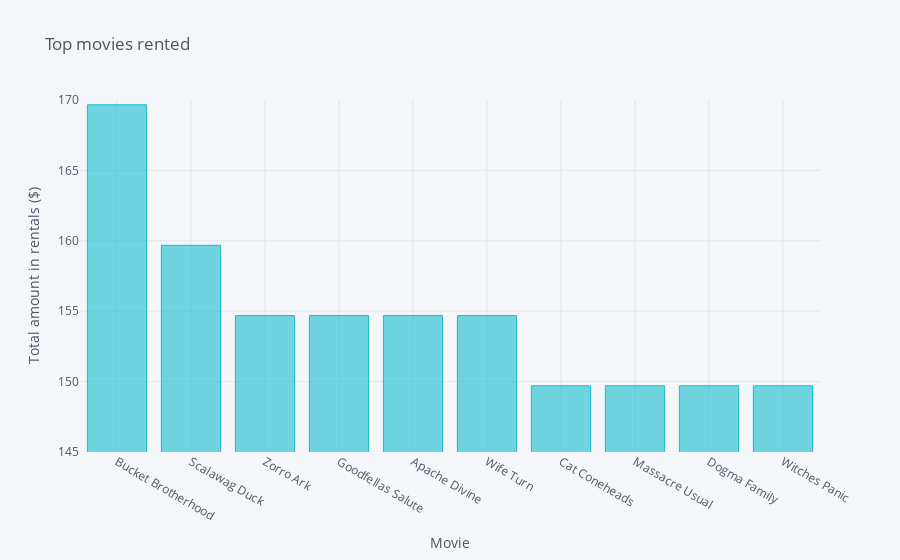

Notebook code cell kept with this figure:
### Markdown cell above
Displaying these results in a graph:

### Code cell
top_movies.iplot(kind='bar',title='Top movies rented',xTitle='Movie',yTitle='Total amount in rentals ($)',yaxis_range=[145,170],colorscale='-plotly')

### Figure 1 — Plotly figure (JSON) as saved in the notebook; plotly's stock layout.template omitted (floating-point values rounded to 4 significant figures)
{"data": [{"marker": {"color": "rgba(23, 190, 207, 0.6)", "line": {"color": "rgba(23, 190, 207, 1.0)", "width": 1}}, "name": "Cost", "orientation": "v", "text": "", "type": "bar", "x": ["Bucket Brotherhood", "Scalawag Duck", "Zorro Ark", "Goodfellas Salute", "Apache Divine", "Wife Turn", "Cat Coneheads", "Massacre Usual", "Dogma Family", "Witches Panic"], "y": [169.7, 159.7, 154.7, 154.7, 154.7, 154.7, 149.7, 149.7, 149.7, 149.7]}], "layout": {"legend": {"bgcolor": "#F5F6F9", "font": {"color": "#4D5663"}}, "paper_bgcolor": "#F5F6F9", "plot_bgcolor": "#F5F6F9", "title": {"font": {"color": "#4D5663"}, "text": "Top movies rented"}, "xaxis": {"gridcolor": "#E1E5ED", "showgrid": true, "tickfont": {"color": "#4D5663"}, "title": {"font": {"color": "#4D5663"}, "text": "Movie"}, "zerolinecolor": "#E1E5ED"}, "yaxis": {"gridcolor": "#E1E5ED", "range": [145, 170], "showgrid": true, "tickfont": {"color": "#4D5663"}, "title": {"font": {"color": "#4D5663"}, "text": "Total amount in rentals ($)"}, "zerolinecolor": "#E1E5ED"}}}
